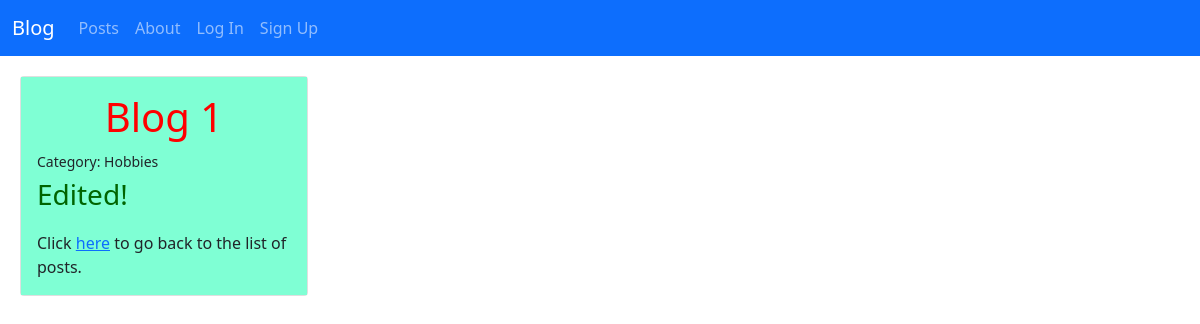
The app's page /posts/1/ with its own data.
### posts/models.py (models this page shows, shortened)
class Post(models.Model):
    title = models.CharField(max_length=128)
    author = models.ForeignKey(
        get_user_model(),
        on_delete=models.CASCADE
    )
    text = models.TextField()
    created_on = models.DateTimeField(auto_now_add=True)
    theme = models.ForeignKey(
        Theme,
        on_delete=models.CASCADE
    )

class Theme(models.Model):
    description = models.CharField(max_length=512)
    def __str__(self):
        return self.description

### posts/views.py (the view)
# urls.py: path('<int:pk>/', PostDetailView.as_view(), name='post_detail'),
class PostDetailView(DetailView):
    template_name = "posts/detail.html"
    model = Post

### templates/posts/detail.html (shortened to what this page needs)
{% extends 'base.html' %}
{% load static %}
{% block content %}
<div class="card" style="width: 18rem;">
    <div class="card-body">
      <h1 class="card-title">{{ post.title }}</h1>
      <small>Category: {{ post.theme  }}</small>
      <p class="card-text">{{ post.text }}</p>
      Click <a href="{% url 'posts_list' %}">here</a> to go back to the list of posts.
    </div>
  </div>
{% endblock content %}

### static/css/base.css (style rules this page uses)
body { background-image: url("https://thumbs.dreamstime.com/z/seamless-pattern-watercolor-navy-blue-anchor-white-background-hand-drawn-nautical-marine-template-sea-theme-design-194313775.jpg"); background-repeat: no-repeat; background-size: cover; }
.card-body { background-color: aquamarine; }
.card-text { color: darkgreen; }
h1 { color: red; text-align: center; }
p { color: palegreen; font-size: 28px; }

### records on screen
Post: title "Blog 1", theme "Hobbies", text "Edited!"
